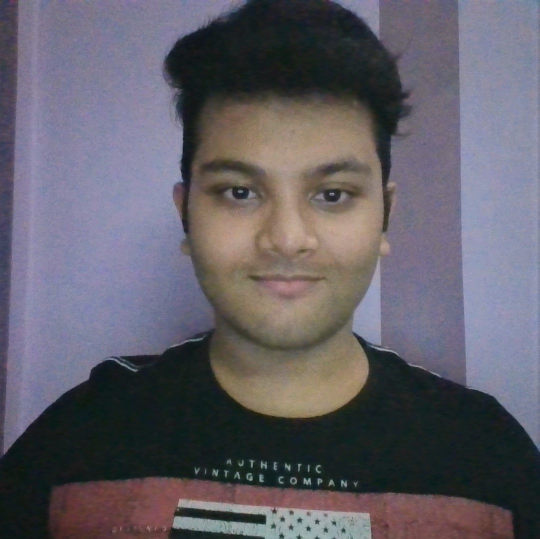
#> input picture me.jpg, 1079 x 1078 px (shown at 1/2 size)
$ jupyter execute --allow-errors pupil.ipynb
#> lines starting #> are read from the running program, lines starting #| are printed output that depends on the picture; after the words box and inside, x2 and y2 are one past the last pixel; in counts of white or black regions, pixels touching at a corner belong together
[cell 1]
import cv2
import numpy as np
import matplotlib.pyplot as plt
import matplotlib.image as mpimg
face_cascade = cv2.CascadeClassifier('Classifiers/haar/haarcascade_frontalface_default.xml')
eye_cascade = cv2.CascadeClassifier('Classifiers/haar/haarcascade_eye.xml')

[cell 2]
img = cv2.imread("me.jpg")
#> img is the input picture: shape (1078, 1079, 3); mean B, G, R 103.6, 94.6, 97.9
b,g,r = cv2.split(img)
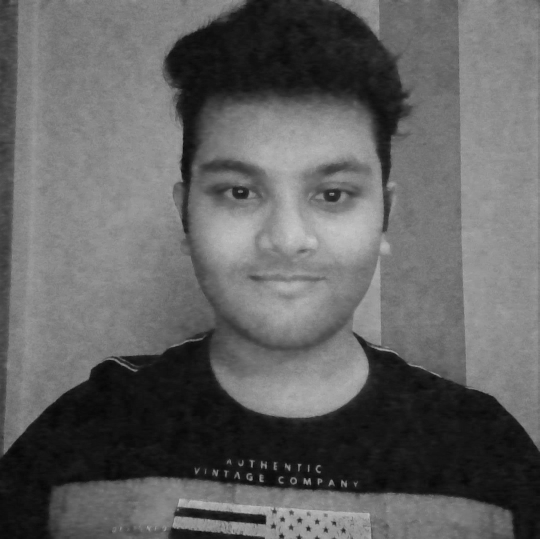
#> r: shape (1078, 1079) (shown at 1/2 size); min 0, max 203, mean 97.9
frame_rgb = cv2.merge((r,g,b))
plt.imshow(frame_rgb)
# plt.title('Matplotlib')

[cell 3]
gray = cv2.cvtColor(img, cv2.COLOR_BGR2GRAY)
arr = np.asarray(gray)
plt.imshow(arr, cmap='gray', vmin=0, vmax=255)

[cell 4]
faces = face_cascade.detectMultiScale(gray, 1.3, 5)
#> faces = [[311, 180, 527, 527]]
print(faces)
#| [[311 180 527 527]]

[cell 5]
for (x,y,w,h) in faces:
    cv2.rectangle(img,(x,y),(x+w,y+h),(255,255,0),2)
#> this loop made 1 pass
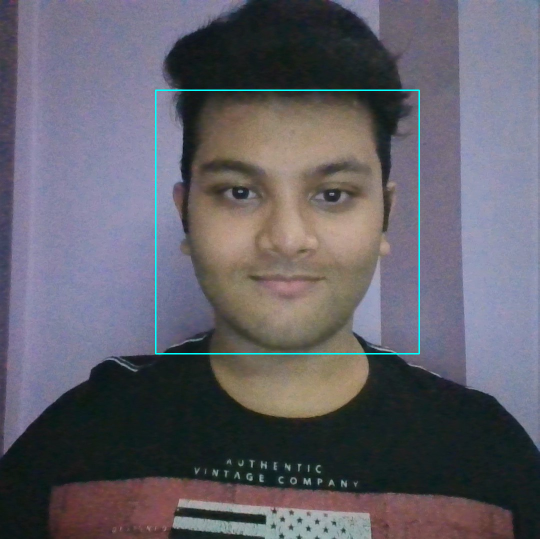
#> img: shape (1078, 1079, 3) (shown at 1/2 size); 0.54% of pixels changed, all inside (x1, y1, x2, y2) = (310, 179, 840, 709)

[cell 6]
b,g,r = cv2.split(img)
frame_rgb = cv2.merge((r,g,b))
plt.imshow(frame_rgb)

[cell 7]
gray_face = gray[y:y+h, x:x+w]
face = img[y:y+h, x:x+w]
eyes = eye_cascade.detectMultiScale(gray_face)
#> eyes = [[112, 157, 98, 98], [300, 156, 107, 107]]

[cell 8]
for (ex,ey,ew,eh) in eyes:
    cv2.rectangle(face,(ex,ey),(ex+ew,ey+eh),(0,225,255),2)
#> this loop made 2 passes
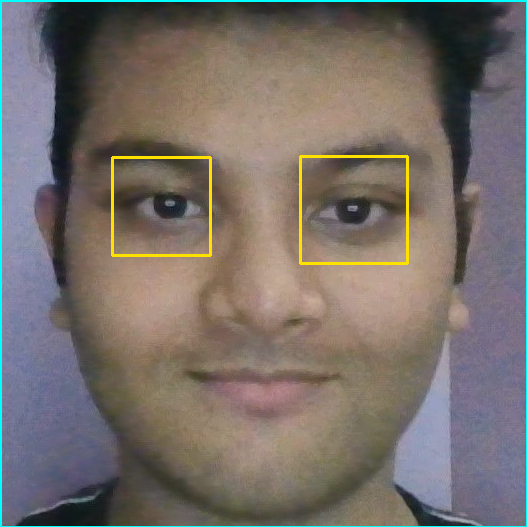
#> face: shape (527, 527, 3); mean B, G, R 105, 110.5, 118.8

[cell 9]
b,g,r = cv2.split(face)
#> b: shape (527, 527)
#> g: shape (527, 527)
#> r: shape (527, 527)
frame_rgb = cv2.merge((r,g,b))
#> frame_rgb: shape (527, 527, 3)
plt.imshow(frame_rgb)

[cell 10]
# [6 lines left out: function detect_eyes, not called in this run]

[cell 11]
b,g,r = cv2.split(img)
#> b: shape (1078, 1079)
#> g: shape (1078, 1079)
#> r: shape (1078, 1079)
#> img: shape (1078, 1079, 3); 0.21% of pixels changed, all inside (x1, y1, x2, y2) = (422, 335, 720, 445)
frame_rgb = cv2.merge((r,g,b))
#> frame_rgb: shape (1078, 1079, 3)
plt.imshow(frame_rgb)

[cell 12]
# [16 lines left out: function detect_eyes, not called in this run]

[cell 13]
# [16 lines left out: function detect_faces, not called in this run]

[cell 14]
detector_params = cv2.SimpleBlobDetector_Params()
detector_params.filterByArea = True
detector_params.maxArea = 1500
detector = cv2.SimpleBlobDetector_create(detector_params)

[cell 15]
threshold = 128
_, img2 = cv2.threshold(img, threshold, 255, cv2.THRESH_BINARY)
b,g,r = cv2.split(img2)
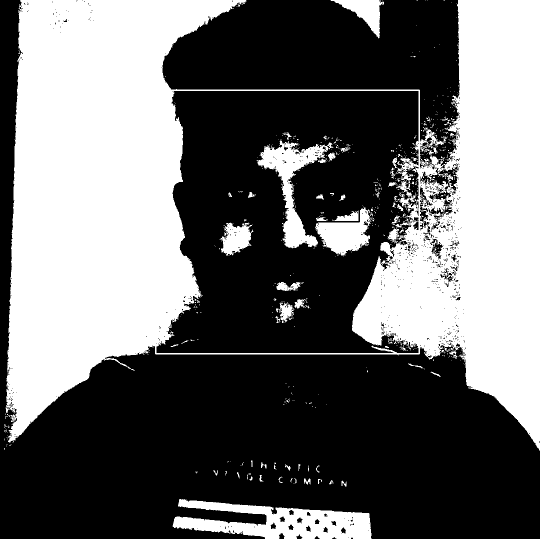
#> b: shape (1078, 1079) (shown at 1/2 size); 41.7% white; 740 white regions (664 under 20 px), largest, box (x1, y1, x2, y2) and area: (11, 0, 1079, 901) 439406, (345, 998, 743, 1078) 17832, (513, 279, 667, 497) 9465
#> g: shape (1078, 1079); 32.1% white; 2222 white regions (2098 under 20 px), largest, box (x1, y1, x2, y2) and area: (31, 7, 840, 832) 154431, (916, 0, 1079, 850) 123047, (487, 237, 764, 527) 39769
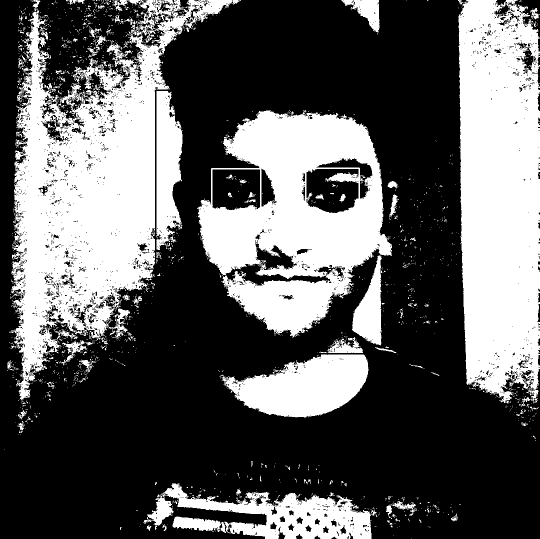
#> r: shape (1078, 1079) (shown at 1/2 size); 37.2% white; 2223 white regions (2096 under 20 px), largest, box (x1, y1, x2, y2) and area: (22, 0, 464, 801) 137221, (917, 0, 1079, 807) 114515, (394, 220, 784, 676) 97191
frame_rgb = cv2.merge((r,g,b))
plt.imshow(frame_rgb)

[cell 16]
# [6 lines left out: function cut_eyebrows, not called in this run]

# YAHA SE ACTUAL CODE HAI... ISKE UPAR PRACTICE THA

[cell 17]
import cv2
import numpy as np
import matplotlib.pyplot as plt
import matplotlib.image as mpimg

[cell 18]
face_cascade = cv2.CascadeClassifier('Classifiers/haar/haarcascade_frontalface_default.xml')
eye_cascade = cv2.CascadeClassifier('Classifiers/haar/haarcascade_eye.xml')
detector_params = cv2.SimpleBlobDetector_Params()
detector_params.filterByArea = True
detector_params.maxArea = 1500
detector = cv2.SimpleBlobDetector_create(detector_params)

[cell 19]
def detect_faces(img, cascade):
    gray_frame = cv2.cvtColor(img, cv2.COLOR_BGR2GRAY)
    coords = cascade.detectMultiScale(gray_frame, 1.3, 5)
    if len(coords) > 1:
        biggest = (0, 0, 0, 0)
        for i in coords:
            if i[3] > biggest[3]:
                biggest = i
        biggest = np.array([i], np.int32)
    elif len(coords) == 1:
        biggest = coords
    else:
        return None
    for (x, y, w, h) in biggest:
        print("detect_faces",x,y,w,h)
        frame = img[y:y + h, x:x + w]
    return frame

[cell 20]
def detect_eyes(img, cascade):
    gray_frame = cv2.cvtColor(img, cv2.COLOR_BGR2GRAY)
    eyes = cascade.detectMultiScale(gray_frame, 1.3, 5)  # detect eyes
    width = np.size(img, 1)  # get face frame width
    height = np.size(img, 0)  # get face frame height
    left_eye = None
    right_eye = None
    for (x, y, w, h) in eyes:
        print("detect_eyes",x,y,w,h)
        if y > height / 2:
            pass
        eyecenter = x + w / 2  # get the eye center
        if eyecenter < width * 0.5:
            left_eye = img[y:y + h, x:x + w]
        else:
            right_eye = img[y:y + h, x:x + w]
    return left_eye, right_eye

[cell 21]
# [6 lines left out: function cut_eyebrows, not called in this run]

[cell 22]
# [9 lines left out: function blob_process, not called in this run]

[cell 23]
def nothing(x):
    pass

[cell 24]
img = cv2.imread("me.jpg")
b,g,r = cv2.split(img)
frame_rgb = cv2.merge((r,g,b))
plt.imshow(frame_rgb)

[cell 25]
gray_picture = cv2.cvtColor(img, cv2.COLOR_BGR2GRAY)
arr = np.asarray(gray_picture)
plt.imshow(arr, cmap='gray', vmin=0, vmax=255)
faces = face_cascade.detectMultiScale(gray_picture, 1.3, 5)

[cell 26]
for (x,y,w,h) in faces:
    print(x,y,w,h)
    cv2.rectangle(img,(x,y),(x+w,y+h),(255,255,0),2)
b,g,r = cv2.split(img)
frame_rgb = cv2.merge((r,g,b))
plt.imshow(frame_rgb)

[cell 27]
gray_face = gray_picture[y:y+h, x:x+w]
face = img[y:y+h, x:x+w]
eyes = eye_cascade.detectMultiScale(gray_face)
for (ex,ey,ew,eh) in eyes:
    print(ex,ey,ew,eh)
    cv2.rectangle(face,(ex,ey),(ex+ew,ey+eh),(0,225,255),2)
b,g,r = cv2.split(img)
frame_rgb = cv2.merge((r,g,b))
plt.imshow(frame_rgb)

[cell 28]
face_frame = detect_faces(img, face_cascade)
#> in detect_faces, `coords = cascade.detectMultiScale(gray_frame, 1.3, 5)`: coords = [[309, 175, 532, 532]]
#> the loop in detect_faces, `for (x, y, w, h) in biggest:` made 1 pass
#| detect_faces 309 175 532 532
b,g,r = cv2.split(face_frame)
#> b: shape (532, 532)
#> g: shape (532, 532)
#> r: shape (532, 532)
frame_rgb = cv2.merge((r,g,b))
#> frame_rgb: shape (532, 532, 3)
plt.imshow(frame_rgb)

[cell 29]
if face_frame is not None:
    eyes = detect_eyes(face_frame, eye_cascade)
#> in detect_eyes, `gray_frame = cv2.cvtColor(img, cv2.COLOR_BGR2GRAY)`:
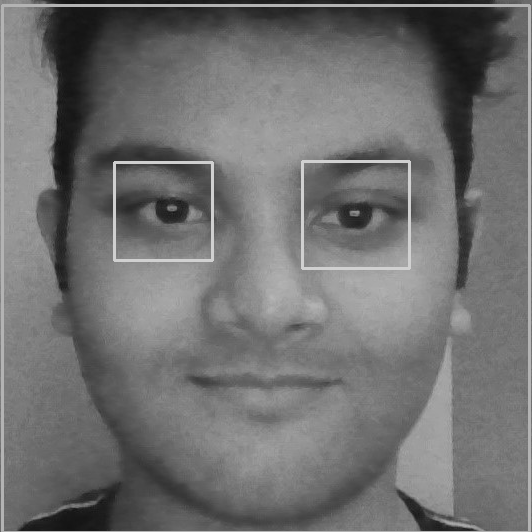
#> gray_frame: shape (532, 532); min 14, max 208, mean 112.4
#> in detect_eyes, `eyes = cascade.detectMultiScale(gray_frame, 1.3, 5)`: eyes = [[126, 171, 78, 78], [305, 164, 101, 101], [87, 125, 163, 163]]
#> in detect_eyes, `width = np.size(img, 1)`: width = 532
#> the loop in detect_eyes, `for (x, y, w, h) in eyes:` made 3 passes
#> (x, y, w, h, eyecenter) on passes 1 to 3: (126, 171, 78, 78, 165), (305, 164, 101, 101, 355.5), (87, 125, 163, 163, 168.5)
#| detect_eyes 126 171 78 78
#| detect_eyes 305 164 101 101
#| detect_eyes 87 125 163 163
#> pass 1, in detect_eyes, `left_eye = img[y:y + h, x:x + w]`:
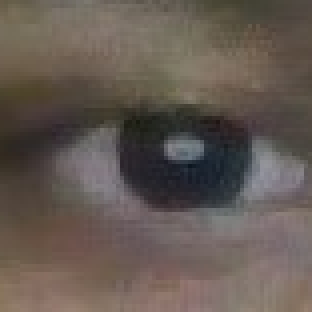
#> left_eye: shape (78, 78, 3) (shown 4 times larger); mean B, G, R 82.6, 89.8, 100.4
#> pass 2, in detect_eyes, `right_eye = img[y:y + h, x:x + w]`:
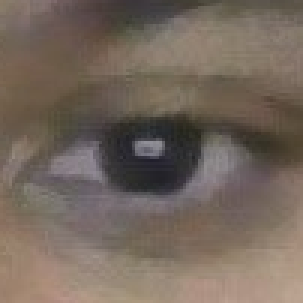
#> right_eye: shape (101, 101, 3) (shown 3 times larger); mean B, G, R 92.5, 103.1, 116.5
    plt.subplot(1,2,1)
    b,g,r = cv2.split(eyes[0])
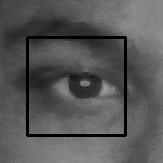
#> b: shape (163, 163); min 0, max 158, mean 86.6
#> g: shape (163, 163)
#> r: shape (163, 163)
    frame_rgb = cv2.merge((r,g,b))
#> frame_rgb: shape (163, 163, 3)
    plt.imshow(frame_rgb)
    plt.subplot(1,2,2)
    b,g,r = cv2.split(eyes[1])
#> b: shape (101, 101)
#> g: shape (101, 101)
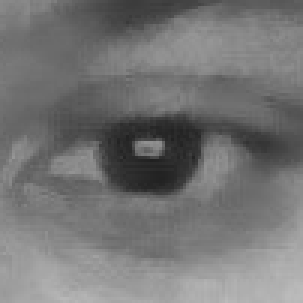
#> r: shape (101, 101) (shown 3 times larger); min 32, max 187, mean 116.5
    frame_rgb = cv2.merge((r,g,b))
#> frame_rgb: shape (101, 101, 3)
    plt.imshow(frame_rgb)

#> (a cell that did not finish here is left out)

[cell 31]
def blob_process(img, detector):
    gray_frame = cv2.cvtColor(img, cv2.COLOR_BGR2GRAY)
    _, img = cv2.threshold(gray_frame, 40, 255, cv2.THRESH_BINARY)
    img = cv2.erode(img, None, iterations=4) #1
    img = cv2.dilate(img, None, iterations=3) #2
    img = cv2.medianBlur(img, 15)
    keypoints = detector.detect(img)
    plt.subplot(1,2,1)
    arr = np.asarray(img)
    plt.imshow(arr, cmap='gray', vmin=0, vmax=255)
    faces = face_cascade.detectMultiScale(gray_picture, 1.3, 5)
    return keypoints
keypoints = blob_process(eyes[0], detector)
#> in blob_process, `keypoints = detector.detect(img)`: keypoints = 1 keypoints; (x, y, size): (83, 84, 26.3)
#> in blob_process, `faces = face_cascade.detectMultiScale(gray_picture, 1.3, 5)`: faces = [[311, 180, 527, 527]]
#> keypoints = 1 keypoints; (x, y, size): (83, 84, 26.3)
plt.subplot(1,2,2)
#> (the rest of this cell did not finish here and is left out)

[cell 32]
def blob_process(img, detector):
    gray_frame = cv2.cvtColor(img, cv2.COLOR_BGR2GRAY)
    _, img = cv2.threshold(gray_frame, 45, 255, cv2.THRESH_BINARY)
    img = cv2.erode(img, None, iterations=4) #1
    img = cv2.dilate(img, None, iterations=3) #2
    img = cv2.medianBlur(img, 15)
    keypoints = detector.detect(img)
    plt.subplot(1,2,1)
    arr = np.asarray(img)
    plt.imshow(arr, cmap='gray', vmin=0, vmax=255)
    faces = face_cascade.detectMultiScale(gray_picture, 1.3, 5)
    return keypoints
keypoints = blob_process(eyes[1], detector)
#> in blob_process, `keypoints = detector.detect(img)`: keypoints = 1 keypoints; (x, y, size): (51, 50, 27.2)
#> in blob_process, `faces = face_cascade.detectMultiScale(gray_picture, 1.3, 5)`: faces = [[311, 180, 527, 527]]
#> keypoints = 1 keypoints; (x, y, size): (51, 50, 27.2)
plt.subplot(1,2,2)
#> (the rest of this cell did not finish here and is left out)

$ run again, with img.jpg copied over me.jpg
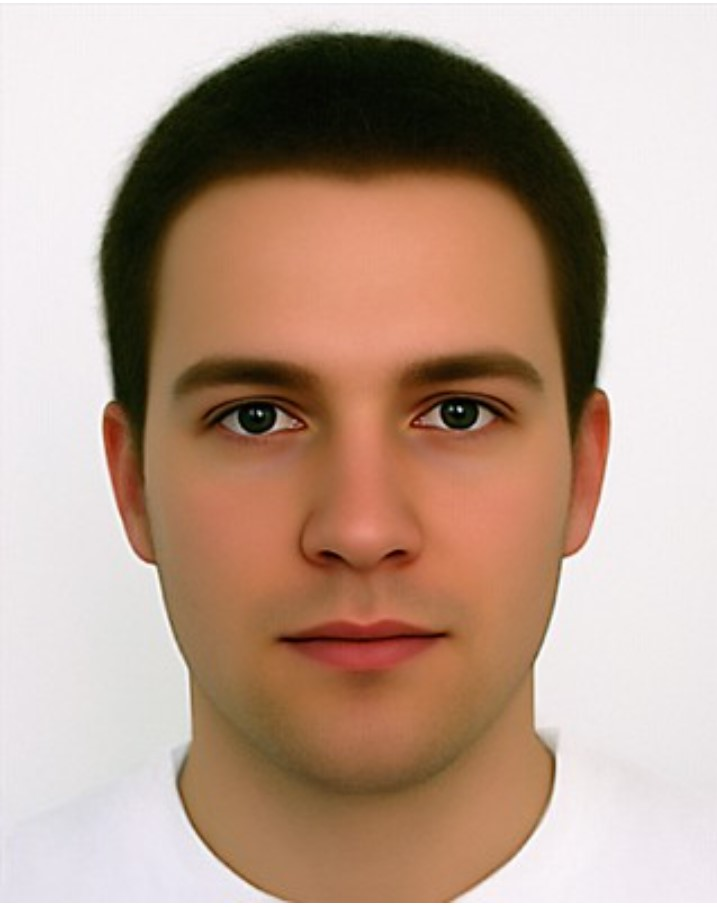
#> input picture img.jpg, 717 x 907 px
#> img is the input picture: shape (907, 717, 3); mean B, G, R 141.8, 158.4, 185
#> `faces = face_cascade.detectMultiScale(gray, 1.3, 5)`: faces = [[105, 222, 502, 502]]
#| [[105 222 502 502]]
#> the loop `for (x,y,w,h) in faces:` made 1 pass
#> `eyes = eye_cascade.detectMultiScale(gray_face)`: eyes = [[266, 311, 53, 53], [197, 314, 49, 49], [86, 142, 106, 106], [294, 139, 106, 106], [230, 428, 59, 59]]
#> the loop `for (ex,ey,ew,eh) in eyes:` made 5 passes
#> after the loop `for (ex,ey,ew,eh) in eyes:`:
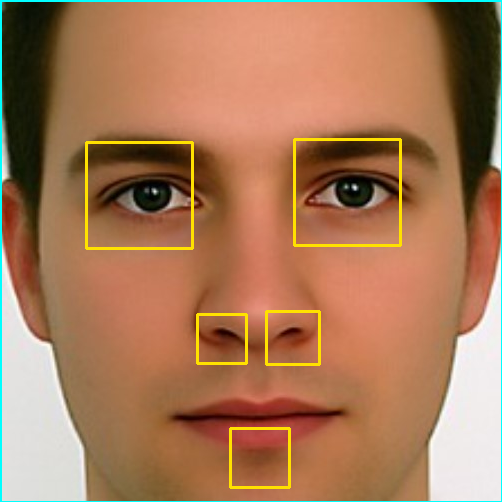
#> face: shape (502, 502, 3); mean B, G, R 88.2, 121.4, 168
#> coords = [[99, 217, 516, 516]]
#> the loop in detect_faces, `for (x, y, w, h) in biggest:` made 1 pass
#> (printed output is left out)
#> in detect_eyes, `eyes = cascade.detectMultiScale(gray_frame, 1.3, 5)`: eyes = [[89, 146, 107, 107], [299, 140, 109, 109], [180, 300, 91, 91]]
#> width = 516
#> the loop in detect_eyes, `for (x, y, w, h) in eyes:` made 3 passes
#> (x, y, w, h, eyecenter) on passes 1 to 3: (89, 146, 107, 107, 142.5), (299, 140, 109, 109, 353.5), (180, 300, 91, 91, 225.5)
#> (printed output is left out)
#> in blob_process, `gray_frame = cv2.cvtColor(img, cv2.COLOR_BGR2GRAY)`:
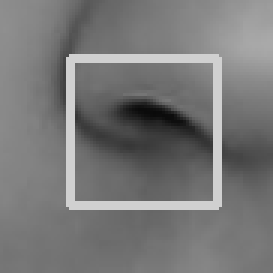
#> gray_frame: shape (91, 91) (shown 3 times larger); min 10, max 208, mean 119.6
#> in blob_process, `keypoints = detector.detect(img)`: keypoints = 1 keypoints; (x, y, size): (51, 38, 12.2)
#> in blob_process, `faces = face_cascade.detectMultiScale(gray_picture, 1.3, 5)`: faces = [[105, 222, 502, 502]]
#> `keypoints = blob_process(eyes[0], detector)`: keypoints = 1 keypoints; (x, y, size): (51, 38, 12.2)
#> in blob_process, `keypoints = detector.detect(img)`: keypoints = ()
#> in blob_process, `faces = face_cascade.detectMultiScale(gray_picture, 1.3, 5)`: faces = [[105, 222, 502, 502]]
#> `keypoints = blob_process(eyes[1], detector)`: keypoints = ()
